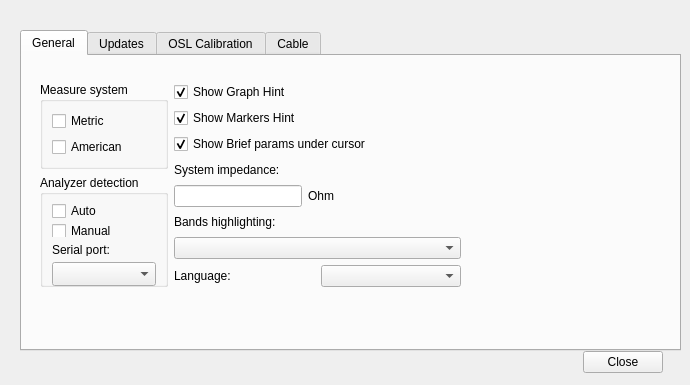
<?xml version="1.0" encoding="UTF-8"?>
<ui version="4.0">
 <class>Settings</class>
 <widget class="QDialog" name="Settings">
  <property name="geometry">
   <rect>
    <x>0</x>
    <y>0</y>
    <width>690</width>
    <height>385</height>
   </rect>
  </property>
  <property name="minimumSize">
   <size>
    <width>550</width>
    <height>320</height>
   </size>
  </property>
  <property name="maximumSize">
   <size>
    <width>16777215</width>
    <height>16777215</height>
   </size>
  </property>
  <property name="windowTitle">
   <string>Settings</string>
  </property>
  <widget class="QTabWidget" name="tabWidget">
   <property name="geometry">
    <rect>
     <x>20</x>
     <y>30</y>
     <width>661</width>
     <height>321</height>
    </rect>
   </property>
   <property name="sizePolicy">
    <sizepolicy hsizetype="Expanding" vsizetype="Maximum">
     <horstretch>0</horstretch>
     <verstretch>0</verstretch>
    </sizepolicy>
   </property>
   <property name="currentIndex">
    <number>0</number>
   </property>
   <widget class="QWidget" name="General">
    <attribute name="title">
     <string>General</string>
    </attribute>
    <widget class="QWidget" name="">
     <property name="geometry">
      <rect>
       <x>18</x>
       <y>26</y>
       <width>421</width>
       <height>205</height>
      </rect>
     </property>
     <layout class="QHBoxLayout" name="horizontalLayout_26">
      <item>
       <layout class="QVBoxLayout" name="verticalLayout_15">
        <item>
         <widget class="QGroupBox" name="groupBox_7">
          <property name="title">
           <string>Measure system</string>
          </property>
          <layout class="QFormLayout" name="formLayout_3">
           <item row="0" column="0">
            <widget class="QCheckBox" name="measureSystemMetric">
             <property name="text">
              <string>Metric</string>
             </property>
            </widget>
           </item>
           <item row="1" column="0">
            <widget class="QCheckBox" name="measureSystemAmerican">
             <property name="text">
              <string>American</string>
             </property>
            </widget>
           </item>
          </layout>
         </widget>
        </item>
        <item>
         <widget class="QGroupBox" name="groupBox_12">
          <property name="minimumSize">
           <size>
            <width>0</width>
            <height>0</height>
           </size>
          </property>
          <property name="title">
           <string>Analyzer detection</string>
          </property>
          <layout class="QVBoxLayout" name="verticalLayout_14">
           <item>
            <widget class="QCheckBox" name="autoDetect">
             <property name="text">
              <string>Auto</string>
             </property>
            </widget>
           </item>
           <item>
            <widget class="QCheckBox" name="manualDetect">
             <property name="text">
              <string>Manual</string>
             </property>
            </widget>
           </item>
           <item>
            <widget class="QLabel" name="label_15">
             <property name="text">
              <string>Serial port:</string>
             </property>
            </widget>
           </item>
           <item>
            <widget class="QComboBox" name="serialPortComboBox">
             <property name="minimumSize">
              <size>
               <width>0</width>
               <height>24</height>
              </size>
             </property>
            </widget>
           </item>
          </layout>
         </widget>
        </item>
       </layout>
      </item>
      <item>
       <layout class="QVBoxLayout" name="verticalLayout_9">
        <item>
         <widget class="QCheckBox" name="graphHintCheckBox">
          <property name="sizePolicy">
           <sizepolicy hsizetype="Preferred" vsizetype="Fixed">
            <horstretch>0</horstretch>
            <verstretch>0</verstretch>
           </sizepolicy>
          </property>
          <property name="text">
           <string>Show Graph Hint</string>
          </property>
          <property name="checked">
           <bool>true</bool>
          </property>
         </widget>
        </item>
        <item>
         <widget class="QCheckBox" name="markersHintCheckBox">
          <property name="sizePolicy">
           <sizepolicy hsizetype="Preferred" vsizetype="Fixed">
            <horstretch>0</horstretch>
            <verstretch>0</verstretch>
           </sizepolicy>
          </property>
          <property name="text">
           <string>Show Markers Hint</string>
          </property>
          <property name="checked">
           <bool>true</bool>
          </property>
         </widget>
        </item>
        <item>
         <widget class="QCheckBox" name="graphBriefHintCheckBox">
          <property name="sizePolicy">
           <sizepolicy hsizetype="Preferred" vsizetype="Fixed">
            <horstretch>0</horstretch>
            <verstretch>0</verstretch>
           </sizepolicy>
          </property>
          <property name="minimumSize">
           <size>
            <width>300</width>
            <height>0</height>
           </size>
          </property>
          <property name="text">
           <string>Show Brief params under cursor</string>
          </property>
          <property name="checked">
           <bool>true</bool>
          </property>
         </widget>
        </item>
        <item>
         <widget class="QLabel" name="label_4">
          <property name="text">
           <string>System impedance:</string>
          </property>
         </widget>
        </item>
        <item>
         <layout class="QHBoxLayout" name="horizontalLayout_29">
          <item>
           <widget class="QLineEdit" name="lineEdit_systemImpedance">
            <property name="maxLength">
             <number>4</number>
            </property>
           </widget>
          </item>
          <item>
           <widget class="QLabel" name="label_6">
            <property name="text">
             <string>Ohm</string>
            </property>
           </widget>
          </item>
          <item>
           <spacer name="horizontalSpacer_4">
            <property name="orientation">
             <enum>Qt::Horizontal</enum>
            </property>
            <property name="sizeHint" stdset="0">
             <size>
              <width>40</width>
              <height>20</height>
             </size>
            </property>
           </spacer>
          </item>
         </layout>
        </item>
        <item>
         <widget class="QLabel" name="label_17">
          <property name="text">
           <string>Bands highlighting:</string>
          </property>
         </widget>
        </item>
        <item>
         <widget class="QComboBox" name="bandsCombobox"/>
        </item>
        <item>
         <layout class="QHBoxLayout" name="horizontalLayout_30">
          <item>
           <widget class="QLabel" name="languageLabel">
            <property name="text">
             <string>Language:</string>
            </property>
           </widget>
          </item>
          <item>
           <widget class="QComboBox" name="languageComboBox"/>
          </item>
         </layout>
        </item>
       </layout>
      </item>
     </layout>
    </widget>
   </widget>
   <widget class="QWidget" name="Updates">
    <attribute name="title">
     <string>Updates</string>
    </attribute>
    <layout class="QVBoxLayout" name="verticalLayout_4">
     <item>
      <widget class="QGroupBox" name="groupBox_10">
       <property name="sizePolicy">
        <sizepolicy hsizetype="Preferred" vsizetype="Maximum">
         <horstretch>0</horstretch>
         <verstretch>0</verstretch>
        </sizepolicy>
       </property>
       <property name="title">
        <string>Analyzer</string>
       </property>
       <property name="flat">
        <bool>false</bool>
       </property>
       <property name="checkable">
        <bool>false</bool>
       </property>
       <layout class="QHBoxLayout" name="horizontalLayout_11">
        <item>
         <layout class="QVBoxLayout" name="verticalLayout_3">
          <item>
           <layout class="QHBoxLayout" name="horizontalLayout_9">
            <item>
             <widget class="QGroupBox" name="groupBox">
              <property name="title">
               <string>Info</string>
              </property>
              <layout class="QHBoxLayout" name="horizontalLayout_5">
               <item>
                <layout class="QVBoxLayout" name="verticalLayout">
                 <item>
                  <layout class="QHBoxLayout" name="horizontalLayout_2">
                   <item>
                    <widget class="QLabel" name="label">
                     <property name="text">
                      <string>Analyzer model:</string>
                     </property>
                    </widget>
                   </item>
                   <item>
                    <widget class="QLabel" name="analyzerModelLabel">
                     <property name="text">
                      <string notr="true">none</string>
                     </property>
                     <property name="alignment">
                      <set>Qt::AlignRight|Qt::AlignTrailing|Qt::AlignVCenter</set>
                     </property>
                    </widget>
                   </item>
                  </layout>
                 </item>
                 <item>
                  <layout class="QHBoxLayout" name="horizontalLayout_3">
                   <item>
                    <widget class="QLabel" name="label_2">
                     <property name="text">
                      <string>Version of firmware:</string>
                     </property>
                    </widget>
                   </item>
                   <item>
                    <widget class="QLabel" name="versionLabel">
                     <property name="text">
                      <string notr="true">0</string>
                     </property>
                     <property name="alignment">
                      <set>Qt::AlignRight|Qt::AlignTrailing|Qt::AlignVCenter</set>
                     </property>
                    </widget>
                   </item>
                  </layout>
                 </item>
                 <item>
                  <layout class="QHBoxLayout" name="horizontalLayout_4">
                   <item>
                    <widget class="QLabel" name="label_5">
                     <property name="text">
                      <string>Serial number:</string>
                     </property>
                    </widget>
                   </item>
                   <item>
                    <widget class="QLabel" name="serialLabel">
                     <property name="text">
                      <string notr="true">0</string>
                     </property>
                     <property name="alignment">
                      <set>Qt::AlignRight|Qt::AlignTrailing|Qt::AlignVCenter</set>
                     </property>
                    </widget>
                   </item>
                  </layout>
                 </item>
                </layout>
               </item>
              </layout>
             </widget>
            </item>
            <item>
             <widget class="QGroupBox" name="groupBox_2">
              <property name="title">
               <string>Update from file</string>
              </property>
              <layout class="QHBoxLayout" name="horizontalLayout_8">
               <item>
                <layout class="QVBoxLayout" name="verticalLayout_2">
                 <item>
                  <layout class="QHBoxLayout" name="horizontalLayout_6">
                   <item>
                    <widget class="QLineEdit" name="browseLine"/>
                   </item>
                   <item>
                    <widget class="QPushButton" name="browseBtn">
                     <property name="text">
                      <string>Browse</string>
                     </property>
                    </widget>
                   </item>
                  </layout>
                 </item>
                 <item>
                  <layout class="QHBoxLayout" name="horizontalLayout_7">
                   <item>
                    <widget class="QProgressBar" name="updateProgressBar">
                     <property name="value">
                      <number>0</number>
                     </property>
                    </widget>
                   </item>
                   <item>
                    <widget class="QPushButton" name="updateBtn">
                     <property name="enabled">
                      <bool>false</bool>
                     </property>
                     <property name="text">
                      <string>Update</string>
                     </property>
                    </widget>
                   </item>
                  </layout>
                 </item>
                </layout>
               </item>
              </layout>
             </widget>
            </item>
           </layout>
          </item>
          <item>
           <layout class="QHBoxLayout" name="horizontalLayout_10">
            <item>
             <widget class="QCheckBox" name="autoUpdatesCheckBox">
              <property name="enabled">
               <bool>true</bool>
              </property>
              <property name="text">
               <string>Auto check updates</string>
              </property>
             </widget>
            </item>
            <item>
             <widget class="QPushButton" name="checkUpdatesBtn">
              <property name="text">
               <string>Check Updates</string>
              </property>
             </widget>
            </item>
           </layout>
          </item>
         </layout>
        </item>
       </layout>
      </widget>
     </item>
     <item>
      <widget class="QGroupBox" name="groupBox_11">
       <property name="sizePolicy">
        <sizepolicy hsizetype="Preferred" vsizetype="Maximum">
         <horstretch>0</horstretch>
         <verstretch>0</verstretch>
        </sizepolicy>
       </property>
       <property name="title">
        <string>AntScope2</string>
       </property>
       <property name="flat">
        <bool>false</bool>
       </property>
       <layout class="QHBoxLayout" name="horizontalLayout_15">
        <item>
         <layout class="QVBoxLayout" name="verticalLayout_5">
          <item>
           <layout class="QHBoxLayout" name="horizontalLayout_14">
            <item>
             <widget class="QLabel" name="label_16">
              <property name="text">
               <string>Version:</string>
              </property>
             </widget>
            </item>
            <item>
             <widget class="QLabel" name="antScopeVersion">
              <property name="text">
               <string notr="true">0</string>
              </property>
              <property name="alignment">
               <set>Qt::AlignRight|Qt::AlignTrailing|Qt::AlignVCenter</set>
              </property>
             </widget>
            </item>
            <item>
             <spacer name="horizontalSpacer">
              <property name="orientation">
               <enum>Qt::Horizontal</enum>
              </property>
              <property name="sizeHint" stdset="0">
               <size>
                <width>40</width>
                <height>20</height>
               </size>
              </property>
             </spacer>
            </item>
           </layout>
          </item>
          <item>
           <layout class="QHBoxLayout" name="horizontalLayout_17">
            <item>
             <widget class="QCheckBox" name="checkBox_AntScopeAutoUpdate">
              <property name="text">
               <string>Auto check updates</string>
              </property>
             </widget>
            </item>
           </layout>
          </item>
         </layout>
        </item>
       </layout>
      </widget>
     </item>
    </layout>
   </widget>
   <widget class="QWidget" name="Calibration">
    <attribute name="title">
     <string>OSL Calibration</string>
    </attribute>
    <widget class="QWidget" name="layoutWidget">
     <property name="geometry">
      <rect>
       <x>10</x>
       <y>0</y>
       <width>404</width>
       <height>244</height>
      </rect>
     </property>
     <layout class="QFormLayout" name="formLayout">
      <item row="0" column="0">
       <widget class="QGroupBox" name="groupBox_6">
        <property name="title">
         <string>Calibration Wizard</string>
        </property>
        <layout class="QHBoxLayout" name="horizontalLayout_18">
         <item>
          <widget class="QLabel" name="label_3">
           <property name="text">
            <string>Status:</string>
           </property>
          </widget>
         </item>
         <item>
          <widget class="QLabel" name="labelWizardStatus">
           <property name="text">
            <string>Calibration is off</string>
           </property>
          </widget>
         </item>
         <item>
          <widget class="QPushButton" name="turnOnOffBtn">
           <property name="text">
            <string>Turn On</string>
           </property>
          </widget>
         </item>
         <item>
          <widget class="QPushButton" name="calibWizard">
           <property name="text">
            <string>Start</string>
           </property>
          </widget>
         </item>
        </layout>
       </widget>
      </item>
      <item row="1" column="0">
       <widget class="QGroupBox" name="groupBox_3">
        <property name="title">
         <string>Open</string>
        </property>
        <layout class="QHBoxLayout" name="horizontalLayout_12">
         <item>
          <widget class="QLabel" name="labelOpenState">
           <property name="text">
            <string>Not choosed</string>
           </property>
          </widget>
         </item>
         <item>
          <widget class="QProgressBar" name="openProgressBar">
           <property name="enabled">
            <bool>true</bool>
           </property>
           <property name="value">
            <number>0</number>
           </property>
          </widget>
         </item>
         <item>
          <widget class="QPushButton" name="openOpenFileBtn">
           <property name="text">
            <string>Open file</string>
           </property>
          </widget>
         </item>
         <item>
          <widget class="QPushButton" name="openCalibBtn">
           <property name="text">
            <string>Start Open Calibration</string>
           </property>
          </widget>
         </item>
        </layout>
       </widget>
      </item>
      <item row="2" column="0">
       <widget class="QGroupBox" name="groupBox_4">
        <property name="title">
         <string>Short</string>
        </property>
        <layout class="QHBoxLayout" name="horizontalLayout_13">
         <item>
          <widget class="QLabel" name="labelShortState">
           <property name="text">
            <string>Not choosed</string>
           </property>
          </widget>
         </item>
         <item>
          <widget class="QProgressBar" name="shortProgressBar">
           <property name="value">
            <number>0</number>
           </property>
          </widget>
         </item>
         <item>
          <widget class="QPushButton" name="shortOpenFileBtn">
           <property name="text">
            <string>Open file</string>
           </property>
          </widget>
         </item>
         <item>
          <widget class="QPushButton" name="shortCalibBtn">
           <property name="text">
            <string>Start Short Calibration</string>
           </property>
          </widget>
         </item>
        </layout>
       </widget>
      </item>
      <item row="3" column="0">
       <widget class="QGroupBox" name="groupBox_5">
        <property name="title">
         <string>Load</string>
        </property>
        <layout class="QHBoxLayout" name="horizontalLayout_16">
         <item>
          <widget class="QLabel" name="labelLoadState">
           <property name="text">
            <string>Not choosed</string>
           </property>
          </widget>
         </item>
         <item>
          <widget class="QProgressBar" name="loadProgressBar">
           <property name="value">
            <number>0</number>
           </property>
          </widget>
         </item>
         <item>
          <widget class="QPushButton" name="loadOpenFileBtn">
           <property name="text">
            <string>Open file</string>
           </property>
          </widget>
         </item>
         <item>
          <widget class="QPushButton" name="loadCalibBtn">
           <property name="text">
            <string>Start Load Calibration</string>
           </property>
          </widget>
         </item>
        </layout>
       </widget>
      </item>
     </layout>
    </widget>
   </widget>
   <widget class="QWidget" name="Cable">
    <attribute name="title">
     <string>Cable</string>
    </attribute>
    <widget class="QWidget" name="layoutWidget">
     <property name="geometry">
      <rect>
       <x>9</x>
       <y>39</y>
       <width>633</width>
       <height>236</height>
      </rect>
     </property>
     <layout class="QVBoxLayout" name="verticalLayout_10">
      <item>
       <layout class="QHBoxLayout" name="horizontalLayout_24">
        <item>
         <widget class="QLabel" name="label_7">
          <property name="text">
           <string>Velocity factor</string>
          </property>
         </widget>
        </item>
        <item>
         <widget class="QLineEdit" name="velocityFactor">
          <property name="alignment">
           <set>Qt::AlignRight|Qt::AlignTrailing|Qt::AlignVCenter</set>
          </property>
         </widget>
        </item>
        <item>
         <widget class="QLabel" name="label_14">
          <property name="text">
           <string>Cable length</string>
          </property>
         </widget>
        </item>
        <item>
         <widget class="QLineEdit" name="cableLen">
          <property name="alignment">
           <set>Qt::AlignRight|Qt::AlignTrailing|Qt::AlignVCenter</set>
          </property>
         </widget>
        </item>
        <item>
         <widget class="QLabel" name="label_8">
          <property name="text">
           <string>Cable R0</string>
          </property>
         </widget>
        </item>
        <item>
         <widget class="QLineEdit" name="cableR0">
          <property name="alignment">
           <set>Qt::AlignRight|Qt::AlignTrailing|Qt::AlignVCenter</set>
          </property>
         </widget>
        </item>
        <item>
         <widget class="QLabel" name="label_9">
          <property name="text">
           <string>Ohm</string>
          </property>
         </widget>
        </item>
       </layout>
      </item>
      <item>
       <widget class="QGroupBox" name="groupBox_8">
        <property name="title">
         <string>Cable loss</string>
        </property>
        <layout class="QVBoxLayout" name="verticalLayout_8">
         <item>
          <layout class="QHBoxLayout" name="horizontalLayout_22">
           <item>
            <layout class="QVBoxLayout" name="verticalLayout_7">
             <item>
              <layout class="QHBoxLayout" name="horizontalLayout">
               <item>
                <widget class="QLabel" name="label_10">
                 <property name="text">
                  <string>Conductive loss</string>
                 </property>
                </widget>
               </item>
               <item>
                <widget class="QLineEdit" name="conductiveLoss">
                 <property name="alignment">
                  <set>Qt::AlignRight|Qt::AlignTrailing|Qt::AlignVCenter</set>
                 </property>
                </widget>
               </item>
              </layout>
             </item>
             <item>
              <layout class="QHBoxLayout" name="horizontalLayout_19">
               <item>
                <widget class="QLabel" name="label_11">
                 <property name="text">
                  <string>Dielectric loss</string>
                 </property>
                </widget>
               </item>
               <item>
                <widget class="QLineEdit" name="dielectricLoss">
                 <property name="alignment">
                  <set>Qt::AlignRight|Qt::AlignTrailing|Qt::AlignVCenter</set>
                 </property>
                </widget>
               </item>
              </layout>
             </item>
            </layout>
           </item>
           <item>
            <layout class="QHBoxLayout" name="horizontalLayout_20">
             <item>
              <widget class="QComboBox" name="cableLossComboBox">
               <item>
                <property name="text">
                 <string>dB/100feet</string>
                </property>
               </item>
               <item>
                <property name="text">
                 <string>dB/feet</string>
                </property>
               </item>
               <item>
                <property name="text">
                 <string>dB/100m</string>
                </property>
               </item>
               <item>
                <property name="text">
                 <string>dB/m</string>
                </property>
               </item>
              </widget>
             </item>
             <item>
              <widget class="QLabel" name="label_12">
               <property name="text">
                <string>at</string>
               </property>
              </widget>
             </item>
            </layout>
           </item>
           <item>
            <layout class="QVBoxLayout" name="verticalLayout_6">
             <item>
              <widget class="QRadioButton" name="anyFq">
               <property name="text">
                <string>any frequency</string>
               </property>
               <property name="checked">
                <bool>true</bool>
               </property>
              </widget>
             </item>
             <item>
              <layout class="QHBoxLayout" name="horizontalLayout_21">
               <item>
                <widget class="QRadioButton" name="atFq">
                 <property name="text">
                  <string/>
                 </property>
                </widget>
               </item>
               <item>
                <widget class="QLineEdit" name="atMHz">
                 <property name="enabled">
                  <bool>false</bool>
                 </property>
                 <property name="alignment">
                  <set>Qt::AlignCenter</set>
                 </property>
                </widget>
               </item>
               <item>
                <widget class="QLabel" name="label_13">
                 <property name="text">
                  <string>MHz</string>
                 </property>
                </widget>
               </item>
              </layout>
             </item>
            </layout>
           </item>
          </layout>
         </item>
        </layout>
       </widget>
      </item>
      <item>
       <widget class="QGroupBox" name="groupBox_9">
        <property name="title">
         <string>Transmission line options</string>
        </property>
        <layout class="QHBoxLayout" name="horizontalLayout_23">
         <item>
          <widget class="QPushButton" name="doNothingBtn">
           <property name="text">
            <string>Do nothing</string>
           </property>
           <property name="checkable">
            <bool>true</bool>
           </property>
          </widget>
         </item>
         <item>
          <widget class="QPushButton" name="subtractCableBtn">
           <property name="text">
            <string>Subtract cable</string>
           </property>
           <property name="checkable">
            <bool>true</bool>
           </property>
          </widget>
         </item>
         <item>
          <widget class="QPushButton" name="addCableBtn">
           <property name="text">
            <string>Add cable</string>
           </property>
           <property name="checkable">
            <bool>true</bool>
           </property>
          </widget>
         </item>
        </layout>
       </widget>
      </item>
      <item>
       <widget class="QComboBox" name="cableComboBox"/>
      </item>
      <item>
       <layout class="QHBoxLayout" name="horizontalLayout_28">
        <item>
         <spacer name="horizontalSpacer_2">
          <property name="orientation">
           <enum>Qt::Horizontal</enum>
          </property>
          <property name="sizeHint" stdset="0">
           <size>
            <width>40</width>
            <height>20</height>
           </size>
          </property>
         </spacer>
        </item>
        <item>
         <widget class="QPushButton" name="updateGraphsBtn">
          <property name="text">
           <string>Update graphs</string>
          </property>
         </widget>
        </item>
       </layout>
      </item>
     </layout>
    </widget>
   </widget>
  </widget>
  <widget class="QWidget" name="layoutWidget">
   <property name="geometry">
    <rect>
     <x>540</x>
     <y>350</y>
     <width>123</width>
     <height>25</height>
    </rect>
   </property>
   <layout class="QHBoxLayout" name="horizontalLayout_25">
    <item>
     <spacer name="horizontalSpacer_3">
      <property name="orientation">
       <enum>Qt::Horizontal</enum>
      </property>
      <property name="sizeHint" stdset="0">
       <size>
        <width>40</width>
        <height>20</height>
       </size>
      </property>
     </spacer>
    </item>
    <item>
     <widget class="QPushButton" name="closeBtn">
      <property name="text">
       <string>Close</string>
      </property>
     </widget>
    </item>
   </layout>
  </widget>
 </widget>
 <resources/>
 <connections/>
</ui>
